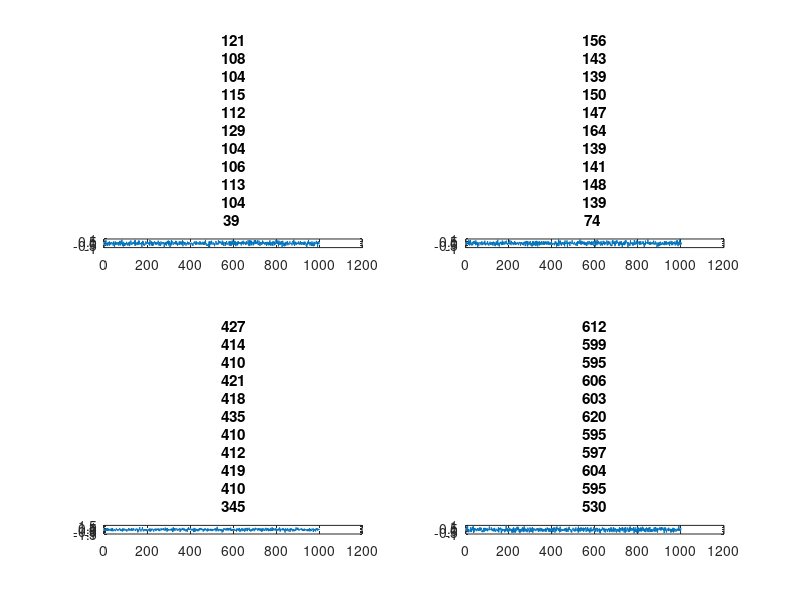
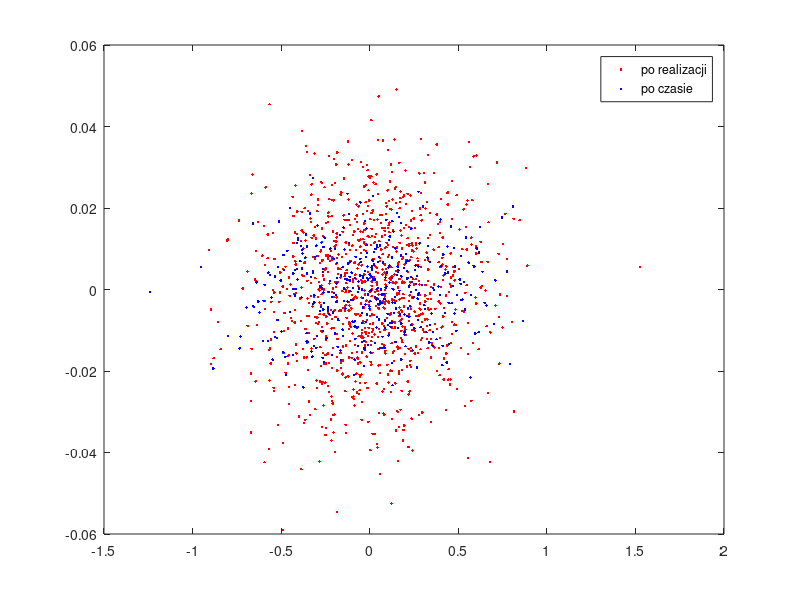
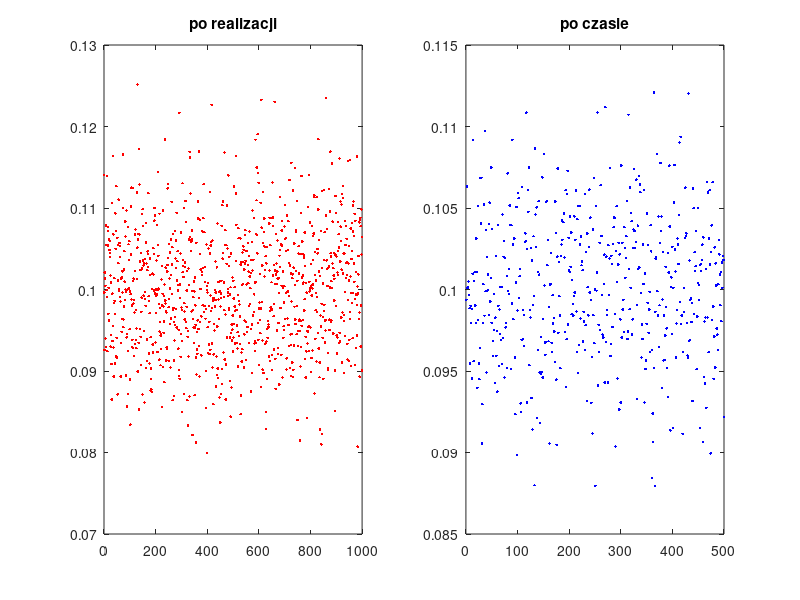

MATLAB code for these plots, in order: (Note: this script raises an error after producing the figures.)
close all; clear; clc;

%% wczytywanie danych + usunięcie pierwszego wiersza 
dane = importdata("StochasticProcess.mat");
lp = dane(1,:);
dane(1,:) = [];
M = size(dane, 1); % ilosc realizacji
N = size(dane, 2); % ilosc probek


%% wyswietlanie kilku wybranych realizacji procesu losowego
wybrane_realizacje = [7, 42, 313, 498];
figure(1)
for i = 1:length(wybrane_realizacje)
    subplot(2,2,i)
    plot(dane(wybrane_realizacje(i), :));
    title("realizacja "+ wybrane_realizacje(i))
end

%% estymator - srednia arytmetyczna

% po realizacjach
%m_n_daszek = 1/M*sum(dane, 1);
m_n_daszek = mean(dane, 1); % to jest to samo co linijke wyzej

% po czasie
%m_daszek = 1/N*sum(dane, 2);
m_daszek = mean(dane, 2); % to jest to samo co linijke wyzej


%% estymator - wariancja empiryczna

% po realizacjach
o2_n_daszek = 1/M*sum((dane - m_n_daszek).^2, 1);

% po czasie
o2_daszek = 1/N*sum((dane - m_daszek).^2, 2);

%% wykresy - niewiem czy dobrze w kazdym razie są tak jak w poleceniu

% wykresy
figure(2)
plot(dane(1,:),m_n_daszek,'r.')
hold on;
plot(dane(:,1),m_daszek,'b.');
legend('po realizacji','po czasie')
figure(3)
subplot(1,2,1)
plot(lp,o2_n_daszek,'r.')
title("po realizacji")
subplot(1,2,2)
plot(1:500,o2_daszek,'b.');
title("po czasie")

% obliczanie srednich wartosci estymat
srednia_estymata_wart_oczekiwanej_czasowa = mean(m_n_daszek);
srednia_estymata_wart_oczekiwanej_realizacja = mean(m_daszek);
srednia_estymata_var_czasowa = mean(o2_n_daszek);
srednia_estymata_var_realizacja = mean(o2_daszek);

%% Estymaty funkcji korelacji sygnałów

Tp = 0.001;
N = 2000;
H = tf(0.1,[1 -0.9],Tp);
n = 0:N-1;
tn = n*Tp;

sigm2 = 0.64; % musi być z przedziału <0.64; 1.0>
sigm = sqrt(sigm2);

% obliczanie wartosci sygnałów
e = sigm*randn(1, N);
x = skakanka(N, Tp);
y = pociag(N, Tp, e);
v = lsim(H,e,tn);

% wykresy
figure(4)
subplot(2,2,1)
plot(e)
title('e')
subplot(2,2,2)
plot(x)
title('x')
subplot(2,2,3)
plot(y)
title('y')
subplot(2,2,4)
plot(v)
title('v')

tau = 0:1:(N-1);

% autokorelacje i korelacje
R_ee = []; R_eeNO = [];
R_xx = []; R_xxNO = [];
R_yy = []; R_yyNO = [];
R_vv = []; R_vvNO = [];
R_xy = []; R_yx = [];

%covar - obciążony
%covarNO - niebociążony 
for i = 1:length(tau)
    R_ee = [R_ee Covar([e' e'], tau(i))];
    R_eeNO = [R_eeNO CovarNO([e' e'], tau(i))];
    R_xx = [R_xx  Covar([x' x'], tau(i))];
    R_xxNO = [R_xxNO CovarNO([x' x'], tau(i))];
    R_yy = [R_yy Covar([y' y'], tau(i))];
    R_yyNO = [R_yyNO CovarNO([y' y'], tau(i))];
    R_vv = [R_vv Covar([v v], tau(i))];
    R_vvNO = [R_vvNO CovarNO([v v], tau(i))];
    R_xy = [R_xy Covar([x' y'], tau(i))];
    R_yx = [R_yx Covar([y' x'], tau(i))];
end

%% wlasnosci W1

%zebranie z odbiciem z własności W
tau_caly = (-(N-1)):1:(N-1);
R_ee_caly = []; R_eeNO_caly = [];
R_xx_caly = []; R_xxNO_caly = [];
R_yy_caly = []; R_yyNO_caly = [];
R_vv_caly = []; R_vvNO_caly = [];
R_xy_caly = []; R_yx_caly = [];

%odbicie symetryczne lewa strona
for i = (-N):-2
  R_ee_caly = [R_ee_caly R_ee(abs(i))];
  R_eeNO_caly = [R_eeNO_caly R_eeNO(abs(i))];
  R_xx_caly = [R_xx_caly R_xx(abs(i))];
  R_xxNO_caly = [R_xxNO_caly R_xxNO(abs(i))];
  R_yy_caly = [R_yy_caly R_yy(abs(i))];
  R_yyNO_caly = [R_yyNO_caly R_yyNO(abs(i))];
  R_vv_caly = [R_vv_caly R_vv(abs(i))];
  R_vvNO_caly = [R_vvNO_caly R_vvNO(abs(i))];
  R_xy_caly = [R_xy_caly R_xy(abs(i))];
  R_yx_caly = [R_yx_caly R_yx(abs(i))];
end

%odbicie symetryczne lewa strona plus prawa
R_ee_caly = [R_ee_caly R_ee];
R_eeNO_caly = [R_eeNO_caly R_eeNO];
R_xx_caly = [R_xx_caly R_xx];
R_xxNO_caly = [R_xxNO_caly R_xxNO];
R_yy_caly = [R_yy_caly R_yy];
R_yyNO_caly = [R_yyNO_caly R_yyNO];
R_vv_caly = [R_vv_caly R_vv];
R_vvNO_caly = [R_vvNO_caly R_vvNO];
R_xy_caly = [R_xy_caly R_xy];
R_yx_caly = [R_yx_caly R_yx];

figure(5)
subplot(2, 4, 1)
plot(tau_caly, R_ee_caly)
title('Ree')
subplot(2, 4, 5)
plot(tau_caly, R_eeNO_caly)
title('ReeNO')
subplot(2, 4, 2)
plot(tau_caly, R_xx_caly)
title('Rxx')
subplot(2, 4, 6)
plot(tau_caly, R_xxNO_caly)
title('RxxNO')
subplot(2, 4, 3)
plot(tau_caly, R_yy_caly)
title('Ryy')
subplot(2, 4, 7)
plot(tau_caly, R_yyNO_caly)
title('RyyNO')
subplot(2, 4, 4)
plot(tau_caly, R_vv_caly)
title('Rvv')
subplot(2, 4, 8)
plot(tau_caly, R_vvNO_caly)
title('RvvNO')

figure(6);
subplot(2, 1, 1)
plot(tau_caly, R_vv_caly)
title('Autokorelacja sygnału v(nTp)')
subplot(2, 1, 2)
plot(tau_caly, R_ee_caly)
title('Autokorelacja szumu białego e(nTp)')

figure(7);
subplot(2, 1, 1)
plot(tau_caly, R_xy_caly)
title('Rxy')
subplot(2, 1, 2)
plot(tau_caly, R_yx_caly)
title('Ryx')


%% tu znajdują się definicje funkcji
function x = skakanka(n, tp)
    for i=1:n
        x(i) = sin(2*pi*5*i*tp); % tu ta 5 można wywalić aby ładniejsze wykresy robiły sie
    end
end

function y = pociag(n, tp, e)
    for i=1:n
        y(i) = sin(2*pi*5*i*tp) + e(i); % tutaj to co wyżej należy zrobić
    end
end